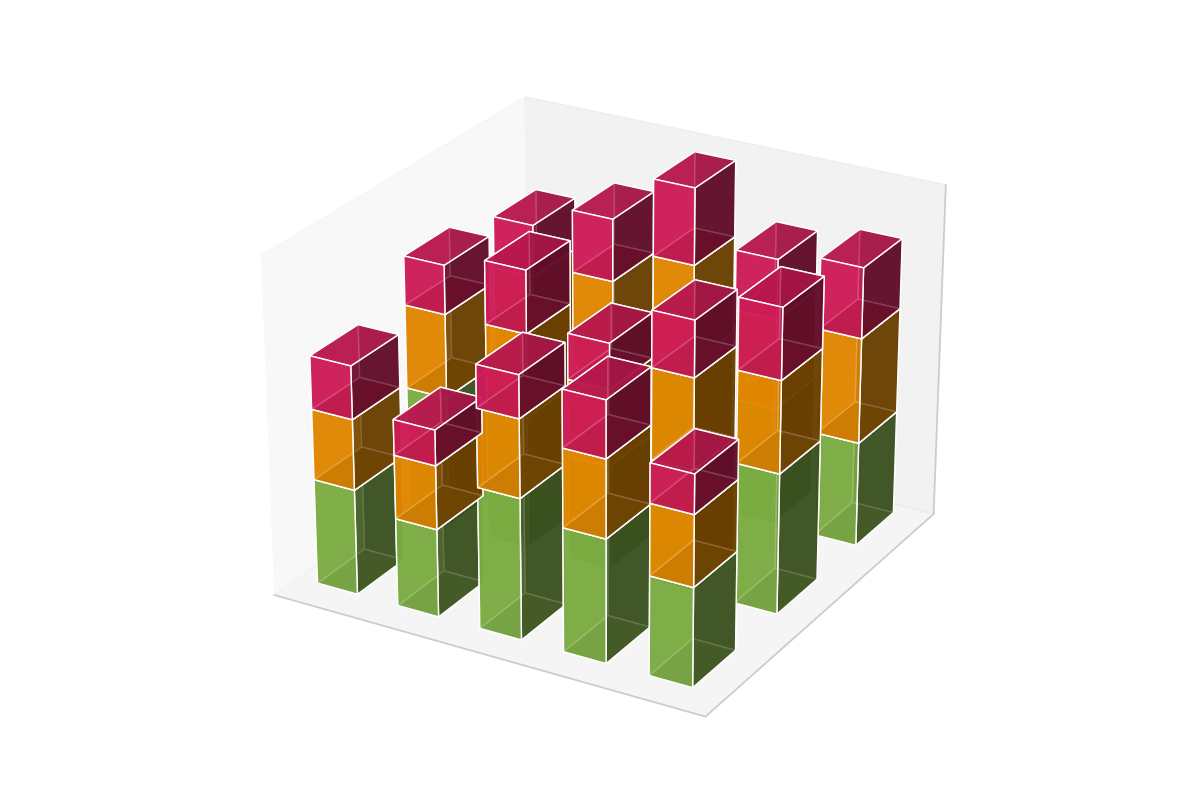

Reproduce this figure in Python.
import numpy as np
import matplotlib.pyplot as plt
from mpl_toolkits.mplot3d import Axes3D

cities = ['New York', 'London', 'Tokyo']
years = np.array(['2018', '2019', '2020', '2021', '2022'])

data = np.array([
    [[30, 25, 40], [35, 28, 38], [38, 30, 35], [40, 32, 32], [42, 34, 30]],
    [[20, 18, 22], [22, 20, 24], [24, 22, 26], [26, 24, 28], [28, 26, 30]],
    [[15, 10, 12], [16, 11, 14], [18, 13, 16], [20, 15, 18], [22, 17, 20]],
])

fig = plt.figure(figsize=(12, 8))
ax = fig.add_subplot(111, projection='3d')

x_pos = np.arange(len(years))
y_pos = np.arange(len(cities))
x_pos, y_pos = np.meshgrid(x_pos, y_pos)
x_pos = x_pos.ravel()
y_pos = y_pos.ravel()
z_pos = np.zeros_like(x_pos)

colors = ['#8bc34a', '#ff9800', '#e91e63']

for plant_idx in range(len(data)):
    dz = data[plant_idx].reshape(-1)
    ax.bar3d(x_pos, y_pos, z_pos, dx=0.5, dy=0.5, dz=dz, color=colors[plant_idx], alpha=0.8)
    z_pos += dz

ax.set_xticks([])
ax.set_yticks([])
ax.set_zticks([])

ax.view_init(elev=25, azim=-60)
plt.tight_layout()
plt.show()
